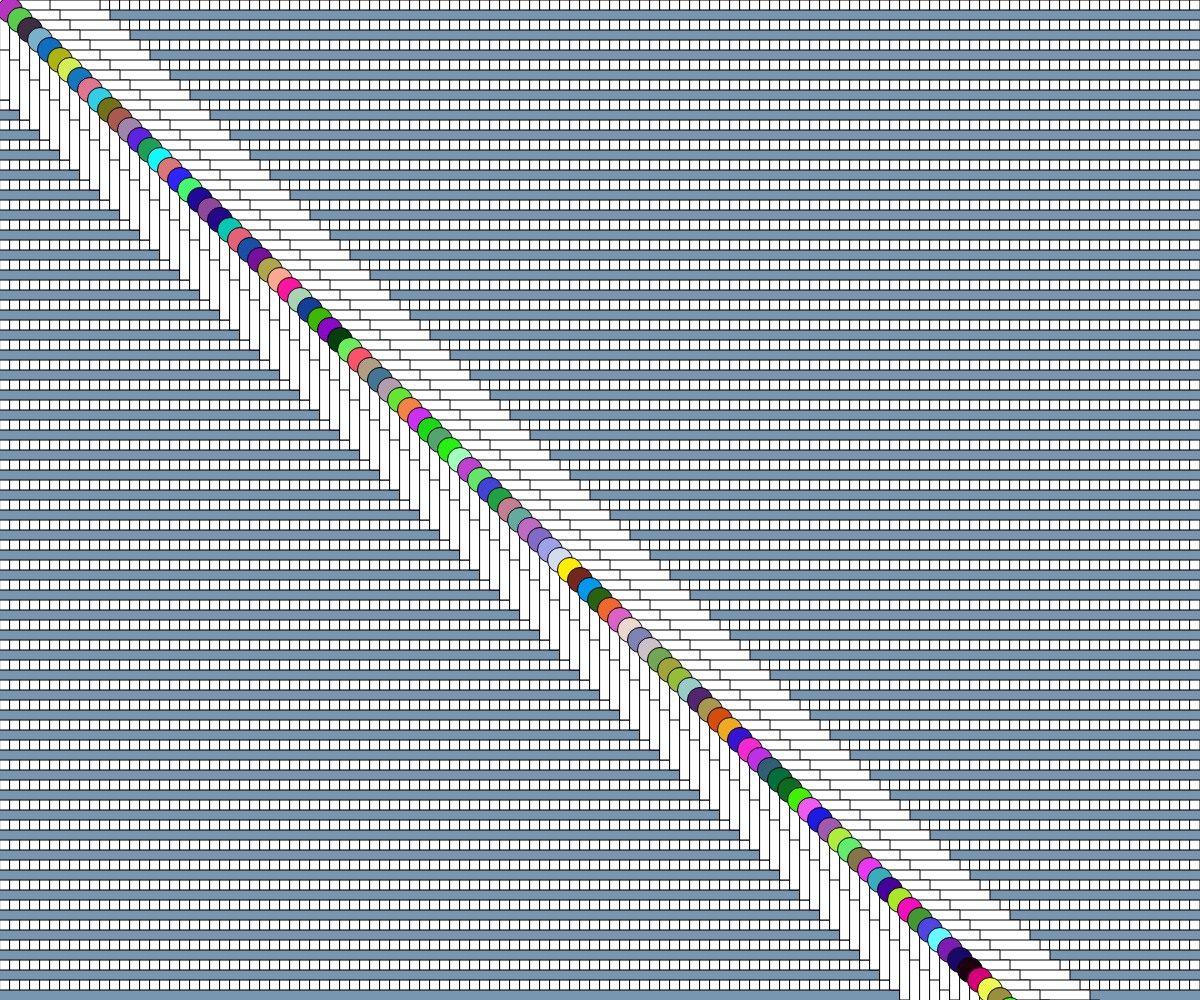
Frame 1 (no input)
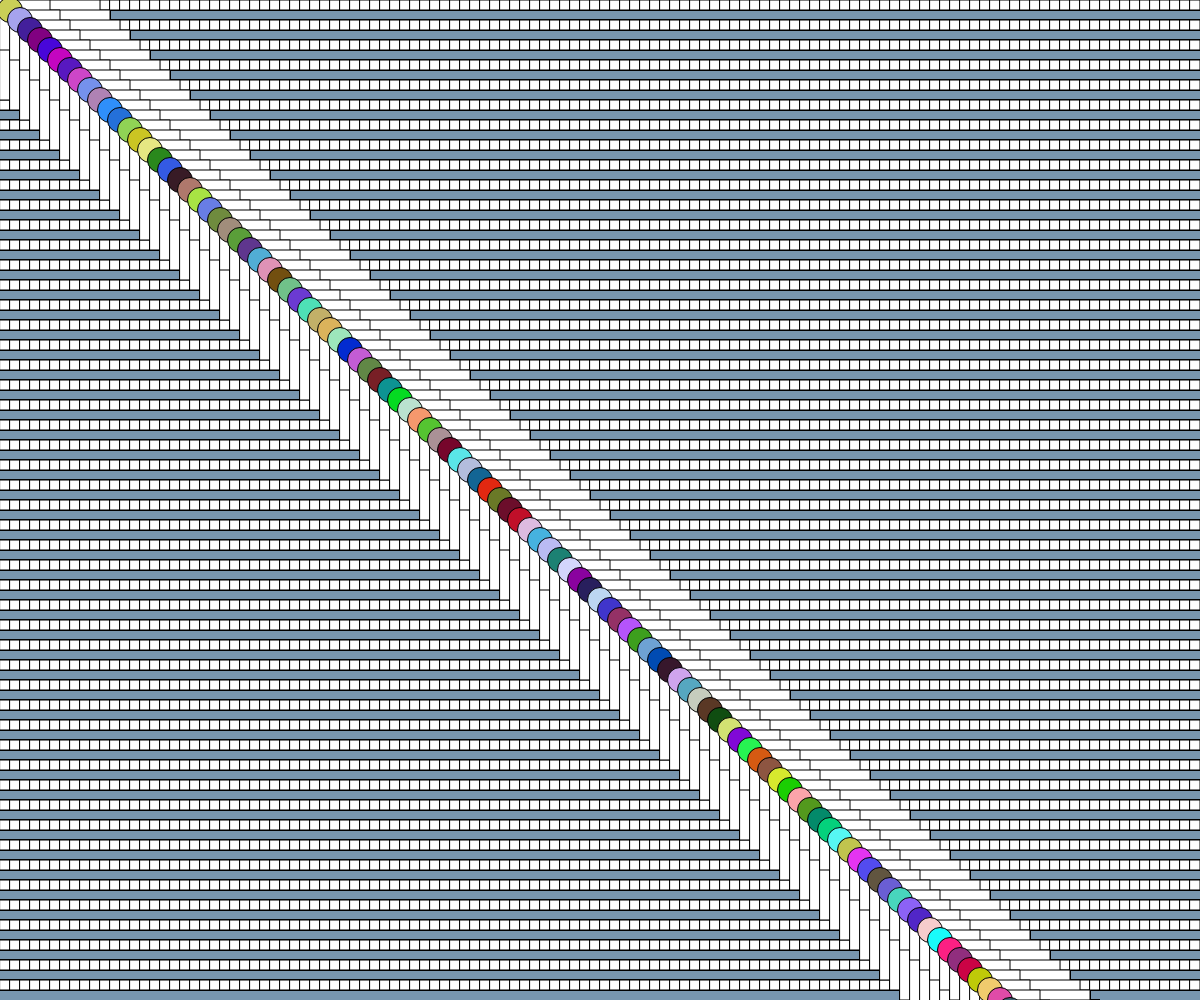
Frame 60 (no input)
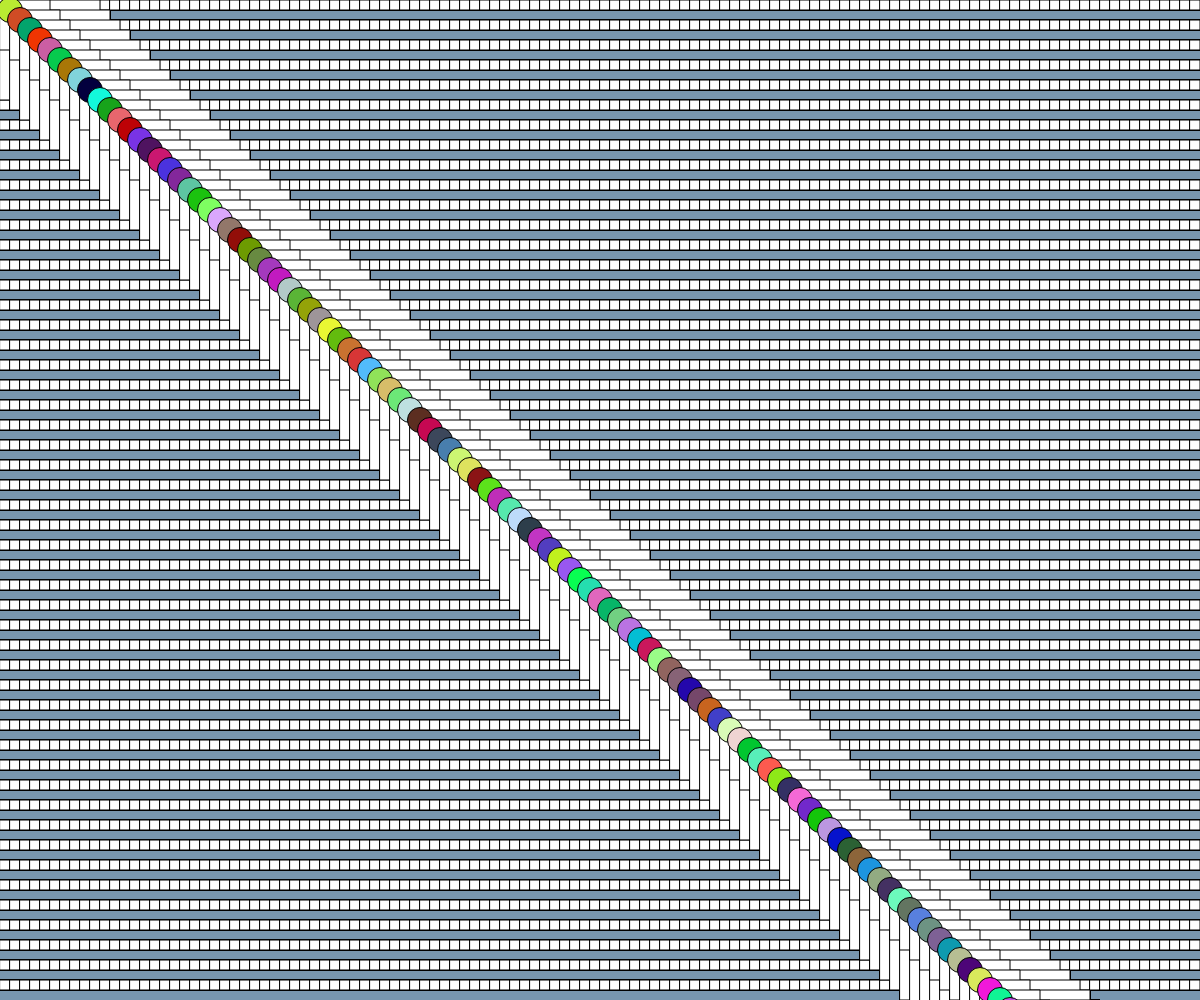
Frame 120 (the mouse pressed at the canvas centre since frame 60)

The p5.js sketch that drew these frames (run headless with seeded random() and noise() and a simulated clock; from frame 60 on, the mouse is pressed at the canvas centre):

// p5.js sketch
// ── sketch.js


function setup(){
  createCanvas(windowWidth,windowHeight);
background(120,150,175);
}


function draw(){

for(let i =0; i < width; i = i +10){
  for(let j = 0; j<height; j = j +20){

    fill(255,255,255);
    rect(i,j,10);
  }
}

  for(let counter = 0; counter <width; counter = counter +10){
    rect(counter, counter, 100);

  }
  for(let counter = 0; counter <width; counter = counter +10){
    rect(counter, counter, 50);
  }

for(let counter = 0; counter <width; counter = counter +10){
  circle(counter, counter, 25);
let rcol = random(0,255);
let gcol = random(0,255);
let bcol = random(0,255);


  fill(rcol,gcol,bcol);

}
}
